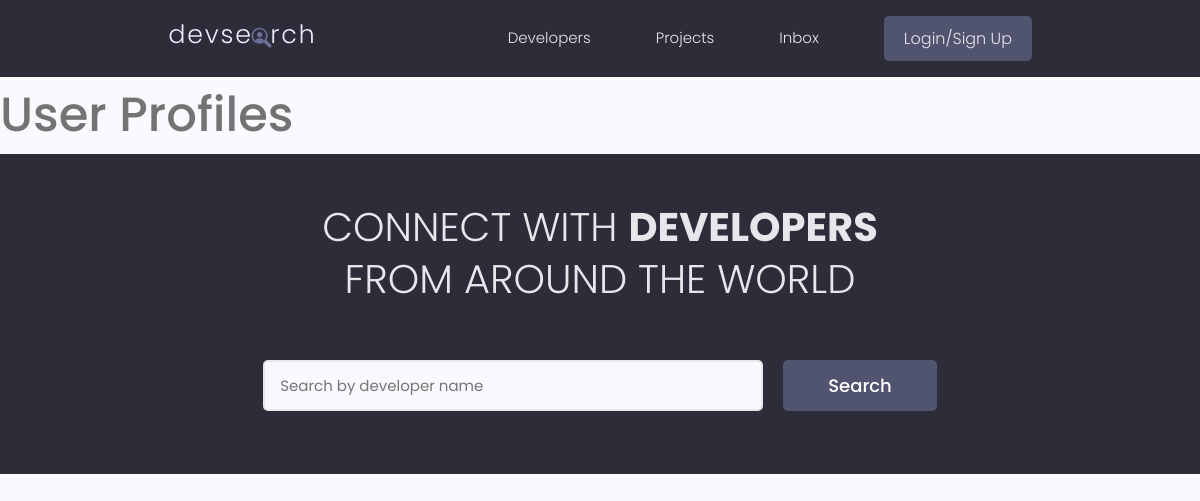
/, run on an earlier commit of the app's database.
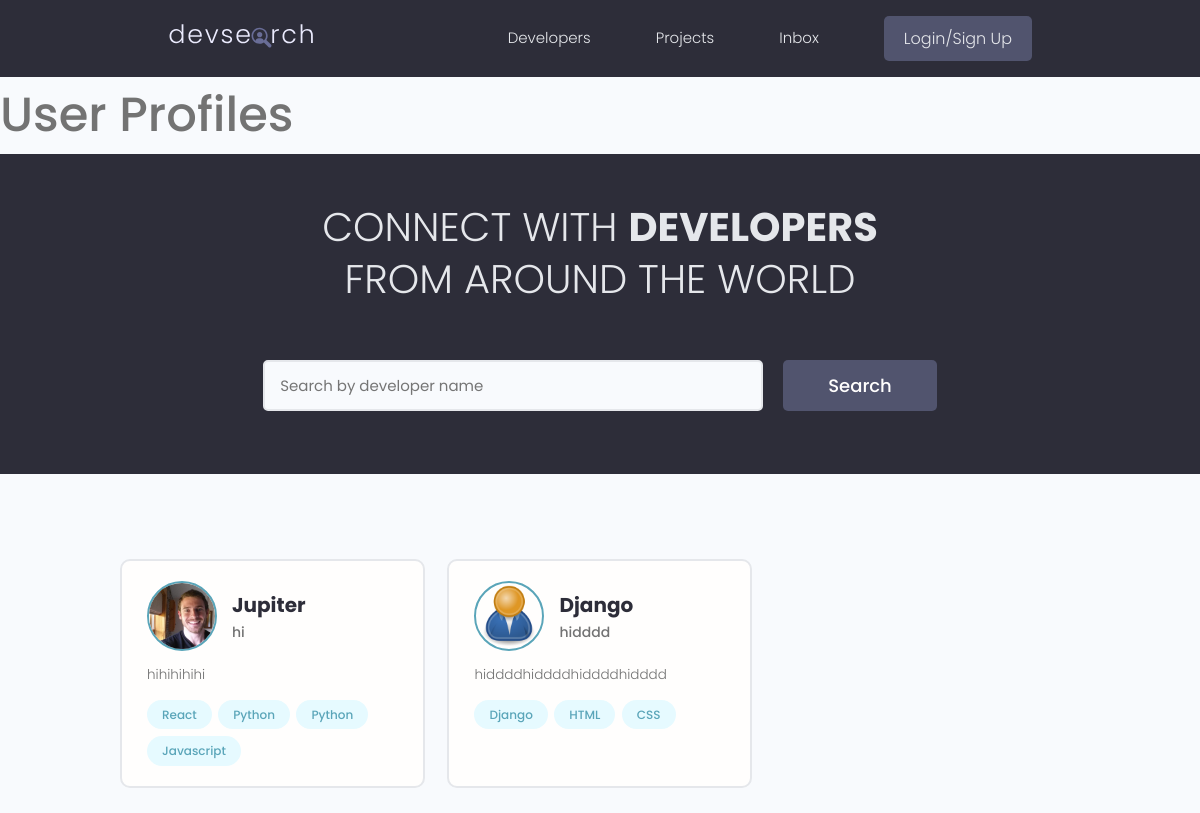
And on a later commit of the database.
### users/models.py (models this page shows, shortened)
class Profile(models.Model):
    user = models.OneToOneField(User,on_delete = models.CASCADE,null=True,blank=True) #每個user 跟 profile 同時生成 1對1關係
    name = models.CharField(max_length=200,blank=True,null=True)
    email = models.EmailField(max_length=500,blank=True,null=True)
    username = models.CharField(max_length=200,blank=True,null=True)
    location = models.CharField(max_length=200,blank=True,null=True)
    short_intro = models.CharField(max_length=200,blank=True,null=True)
    bio = models.TextField(blank=True,null=True)
    profile_image = models.ImageField(null=True,blank=True,upload_to='profiles/',default='profiles/user-default.png')
    social_github = models.CharField(max_length=200,blank=True,null=True)
    social_twitter = models.CharField(max_length=200,blank=True,null=True)
    social_linkedin = models.CharField(max_length=200,blank=True,null=True)
    social_youtube = models.CharField(max_length=200,blank=True,null=True)
    social_website = models.CharField(max_length=200,blank=True,null=True)
    created = models.DateTimeField(auto_now_add = True)
    id = models.UUIDField(default=uuid.uuid4, unique=True,primary_key=True, editable=False)

class Skill(models.Model):
    owner = models.ForeignKey(Profile, on_delete=models.CASCADE, null=True, blank=True)
    name = models.CharField(max_length=200,blank=True,null=True)
    description = models.TextField(blank=True,null=True)
    created = models.DateTimeField(auto_now_add = True)
    id = models.UUIDField(default=uuid.uuid4, unique=True,primary_key=True, editable=False)
    def __str__(self):
        return str(self.name)

### users/views.py (the view)
# urls.py: path('',views.profiles, name="profiles"),
def profiles(request):
    profiles=Profile.objects.all()
    context = {'profiles':profiles}
    return render(request,'users/profiles.html',context)

### users/templates/users/profiles.html (shortened to what this page needs)
{% extends 'main.html' %}
{% block content %}
    <h1>User Profiles</h1><main class="home">
        <section class="hero-section text-center">
          <div class="container container--narrow">
            <div class="hero-section__box">
              <h2>CONNECT WITH <span>DEVELOPERS</span></h2>
              <h2>FROM AROUND THE WORLD</h2>
            </div>
            <div class="hero-section__search">
              <form class="form" action="#" method="get">
                <div class="form__field">
                  <input class="input input--text" id="formInput#search" type="text" name="text"
                    placeholder="Search by developer name" />
                </div>
                <input class="btn btn--sub btn--lg" type="submit" value="Search" />
              </form>
            </div>
          </div>
        </section>
        <section class="devlist">
          <div class="container">
            <div class="grid grid--three">
            {% for profile in profiles %}
              <div class="column card">
                <div class="dev">
                  <a href="{% url 'user-profile' profile.id %}" class="card__body">
                    <div class="dev__profile">
                      <img class="avatar avatar--md" src="{{profile.profile_image.url}}" alt="image" />
                      <div class="dev__meta">
                        <h3>{{profile.name}}</h3>
                        <h5>{{profile.short_intro|slice:"10"}}</h5>
                      </div>
                    </div>
                    <p class="dev__info">{{profile.bio|slice:"150"}}
                    </p>
                    <div class="dev__skills">
                    {% for skill in profile.skill_set.all|slice:"5" %}
                      <span class="tag tag--pill tag--main">
                        <small>{{skill}}</small>
                      </span>
                    {% endfor %}
                    </div>
                  </a>
                </div>
              </div>
            {% endfor %}
            </div>
          </div>
        </section>
      </main>
{% endblock content %}

### templates/main.html (shortened to what this page needs)
<!DOCTYPE html>
<html lang="en">
{% load static %}
<head>
    <link rel="stylesheet" href="https://cdn.iconmonstr.com/1.3.0/css/iconmonstr-iconic-font.min.css" />
    <link rel="stylesheet" href="{% static 'uikit/styles/uikit.css' %} " />
    <link rel="stylesheet" href="{% static 'styles/app.css' %}" />
</head>
<body>
    {% include 'navbar.html' %}
    {% block content %}
    {% endblock content %}
</body>
</html>

### templates/navbar.html (shortened to what this page needs)
{% load static %}
<header class="header">
    <div class="container container--narrow">
      <a href="{% url 'profiles' %}" class="header__logo">
        <img src="{% static 'images/logo.svg' %}" alt="DevSearch Logo" />
      </a>
      <nav class="header__nav">
        <ul class="header__menu">
          <li class="header__menuItem"><a href="{% url 'profiles' %}">Developers</a></li>
          <li class="header__menuItem"><a href="{% url 'projects' %}"s>Projects</a></li>
          <li class="header__menuItem"><a href="">Inbox</a></li>
          {% if request.user.is_authenticated %}
          <li class="header__menuItem"><a href="{% url 'create-project' %}">Add project</a></li>
          <li class="header__menuItem"><a href="{% url 'logout' %}" class="btn btn--sub">Log out</a></li>
          {% else %}
          <li class="header__menuItem"><a href="{% url 'login' %}" class="btn btn--sub">Login/Sign Up</a></li>
          {% endif %}
        </ul>
      </nav>
    </div>
  </header>

### static/styles/app.css (style rules this page uses)
:root { --color-sub: #2d2d39; }
.btn--sub { background-color: var(--color-sub-light); }
.card { border: 2px solid var(--color-light); }
img { width: 100%; }
.header { position: sticky; z-index: 111; background-color: var(--color-sub); padding: 1.5rem 0; }
.header > .container { display: flex; justify-content: space-between; align-items: center; }
.header__logo > img { height: 3.8rem; }
.header__nav > ul { display: inline-flex; align-items: center; list-style: none; gap: 6.5rem; }
.header__menuItem > a { color: var(--color-light); font-weight: 300; }
.hero-section { height: 40vh; display: flex; align-items: center; background-color: var(--color-sub); }
.hero-section__box { margin-bottom: 4rem; }
.hero-section__box > h2, .hero-section__box > h2 > span { font-size: 4rem; color: var(--color-light); line-height: 1.3; text-transform: uppercase; }
.hero-section__box > h2 { font-weight: 300; }
.hero-section__box > h2 > span { font-weight: 700; }
.hero-section__search > .form { display: flex; align-items: center; justify-content: center; gap: 2rem; }
.hero-section__search > .form input.input--text { width: 50rem; }
.devlist { margin-top: 8rem; }
.devlist .grid { align-items: stretch; }
.devlist .dev .dev__profile { display: flex; align-items: center; gap: 1.5rem; }
.devlist .dev .dev__meta h3 { color: var(--color-sub); font-size: 2rem; font-weight: 700; }
.devlist .dev .dev__meta h5 { color: var(--color-text); font-size: 1.4rem; font-weight: 500; }
.devlist .dev .dev__info { margin: 1.5rem 0; font-size: 1.35rem; line-height: 1.4; text-align: justify; }

### static/uikit/styles/modules/_variables.css (style rules this page uses)
:root { --color-main: #5aa5b9; --color-main-light: #e6faff; --color-sub: #3f4156; --color-sub-light: #51546e; --color-sub-lighter: #ededfd; --color-text: #737373; --color-gray: #8b8b8b; --color-light: #e5e7eb; --color-light-gray: #767676; --color-bg: #f8fafd; --color-white: #fffefd; --color-white-light: #f3f3f3; --color-success: #359e64; --color-success-bg: #def8e8; --color-error: #fc4b0b; --color-error-bg: #fff2ee; --font-base: 'Poppins', arial, helvetica, 'Segoe UI', roboto, ubuntu, sans-serif; --font-monospace: 'Fira Code', 'Courier New', courier, monospace; --font-regular: 300; --font-medium: 500; --font-bold: 700; --generic-shadow: 1px 1px 5px #00000010; --generic-transition: all 0.3s ease-in-out; }

### static/uikit/styles/modules/_base.css (style rules this page uses)
* { margin: 0; padding: 0; box-sizing: border-box; text-rendering: optimizeLegibility; color: inherit; font-size: inherit; }
html { font-size: 50%; }
@media only screen and (min-width: 480px) { html { font-size: 56.25%; } }
@media only screen and (min-width: 1200px) { html { font-size: 62.5%; } }
body { line-height: 1.6; font-weight: 400; font-size: 1.5rem; color: var(--color-text); background-color: var(--color-bg); min-height: 100vh; }

### static/uikit/styles/modules/_typography.css (style rules this page uses)
* { font-family: var(--font-base); }
h1 { font-size: 4.8rem; font-weight: var(--font-medium); }
h2 { font-size: 3.6rem; font-weight: var(--font-bold); }
h3 { font-size: 3.2rem; font-weight: var(--font-medium); }
h5 { font-size: 2.4rem; font-weight: var(--font-medium); }
h5, h6 { font-weight: var(--font-regular); }
p, span, strong { font-size: 1.6rem; color: var(--color-text); font-weight: var(--font-regular); }
a { padding-bottom: 2px; text-decoration: none; display: inline-block; color: var(--color-main); font-weight: var(--font-medium); }

### static/uikit/styles/modules/_utilities.css (style rules this page uses)
.container { width: 92%; max-width: 165rem; margin: 0 auto; box-sizing: border-box; }
.container--narrow { width: 92%; max-width: 120rem; }
@media screen and (min-width: 1000px) { .container { width: 90%; } }
@media screen and (min-width: 1000px) { .container--narrow { width: 85%; } }
@media screen and (min-width: 1200px) { .container { width: 80%; } }
@media screen and (min-width: 1200px) { .container--narrow { width: 72%; } }
.text-center { text-align: center; }

### static/uikit/styles/modules/_avatar.css (style rules this page uses)
.avatar { border-radius: 50%; border: 2px solid var(--color-main); object-fit: cover; }
.avatar--md { height: 7rem; width: 7rem; }

### static/uikit/styles/modules/_card.css (style rules this page uses)
.card { border-radius: 1rem; background-color: var(--color-white); border: 1.5px solid var(--color-light); width: auto; height: auto; margin-top: 0.5rem; margin-bottom: 0.5rem; overflow: hidden; }
.card__body, .card__header { padding: 2rem 2.5rem; }

What changed in the data, as far as the page shows it:
added Profile: profile_image (picture), name "Jupiter", short_intro "hi", bio "hihihihihi"
added Skill: name "React", shown under "Jupiter"
added Skill: name "Python", shown under "Jupiter"
added Skill: name "Python", shown under "Jupiter"
added Skill: name "Javascript", shown under "Jupiter"
added Profile: profile_image (placeholder picture), name "Django", short_intro "hidddd", bio "hiddddhiddddhiddddhidddd"
added Skill: name "Django"
added Skill: name "HTML", shown under "Django"
added Skill: name "CSS", shown under "Django"
